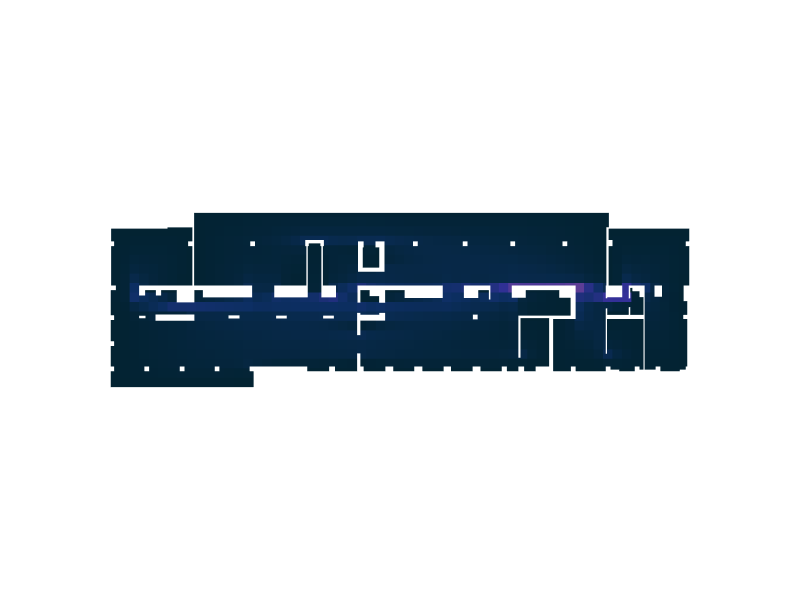

The code cell stored with this chart in its notebook:
### Code cell
Topology.Show(faces,
              faceColorKey="bc_color",
              faceOpacity=1,
              showEdges=False,
              showVertices=False,
              camera=[0,0,6],
              backgroundColor="white",
              width=800,
              height=600,
              renderer=renderer)
